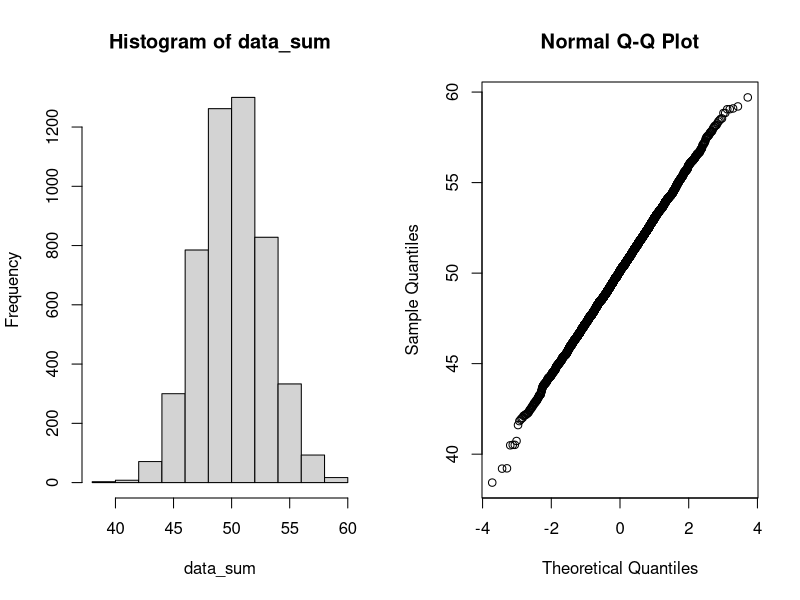

The R source for this figure:

# This is a simulation of the central limit theorem 
# (Chapter 6.4 of the book)
# The idea is the following: Iteratively generate a vector data_dist of random numbers
# following a probability density function (for example the uniform distribution).
# There will be n_samples iterations (i.e. generated vectors)
# The vector has length (n_observations). Add each vector to a sum vector
# data_sum (update the sum vector). When finished plot the resulting vector
# as a histogram and check if it is a normal distribution.




# This is the size of one random sample
n_observations = 5000

# This is the number of random samples to draw. Vary this number
# from 1 to 5000 and see what happens. For example, try the following
# value sfor n: 1, 2, 3, 5, 10, 100, 1,000, 10,000
n_samples = 100


# Take n_samples samples each of sample_size

# Initialise vector with zeros
data_sum = rep(0, n_observations)
# Check some things out
length(data_sum)
head(data_sum)

# Iteratively generate a sample and add it to the sum
for (i in 1:n_samples) {
   data_dist = runif(n_observations)
   data_sum = data_sum + data_dist
}

# Test for normality: if the p-value printed on the console 
# is under 0.05, then we know distribution is not normal
shapiro.test(data_sum)

# Let's split the plot window in two columns
par(mfrow = c(1, 2))


# Plot the resulting distribution
head(data_sum)
hist(data_sum)

# Test resulting distribution for normality in a graphical way.
# If a straight line is drawn, then a normal distribution (data_sum)
# has been created
qqnorm(data_sum)

# Reset the plot window
par(mfrow = c(1, 1))

